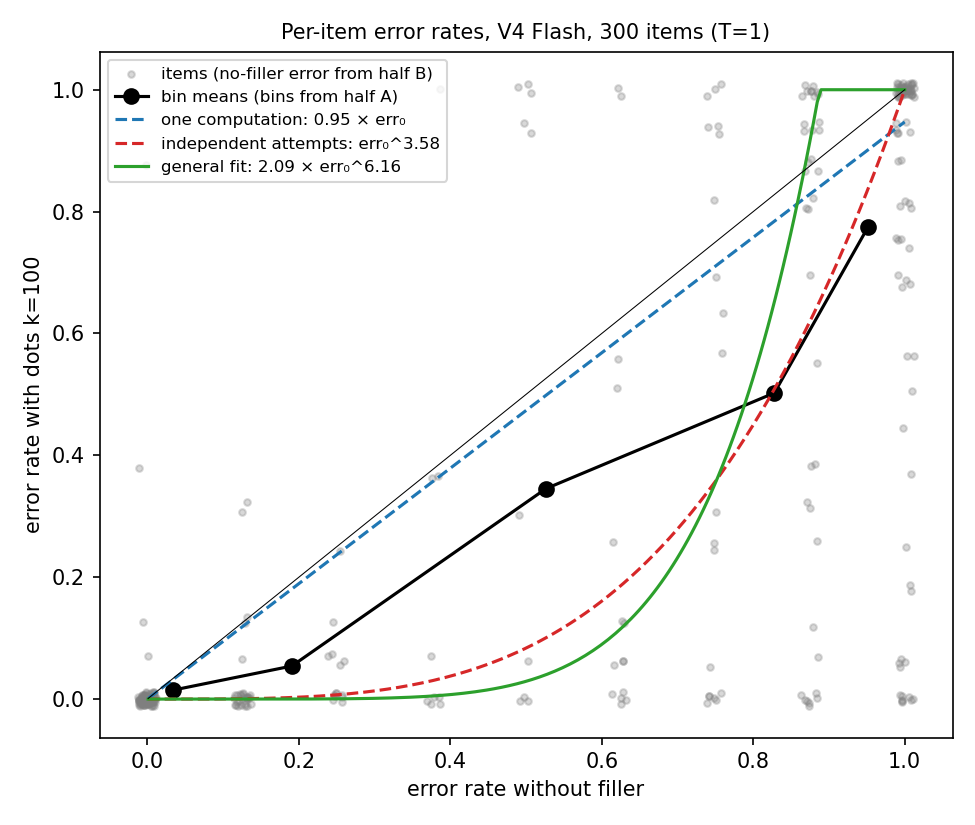

The script that saved this image:
"""Follow-up: independence test. err_filler = c * err_0^N across items (existing data, no API calls).

Run: python scripts/followup_independence.py
N independent attempts with recognition of a correct one predict err_filler ~ err_0^N
(log-log slope N > 1). One computation whose failure filler makes less likely predicts
err_filler ~ c * err_0 (slope 1).
Per-item rates from 16 samples are noisy, which would flatten a naive slope, so:
  (main) latent-variable binomial model: each item has a true no-filler error rate q with a
         nonparametric distribution (grid NPMLE from the no-filler counts); filler errors are
         Binomial(16, min(1, c*q^N)); (c, N) by maximum likelihood, CI by bootstrap over items.
         Uses every item, including those at 0% or 100%.
  (check) split-half instrumental-variable slope on log error rates, dropping items at 0% or
         100% in either condition.
Data: Phase 3 M=300 (16 samples at k=0 and at dots k=100, T=1) and the dose-response run.
Writes data/results/followup_independence.json and scripts/followup_independence.png.
"""
import json
from pathlib import Path

import matplotlib
matplotlib.use("Agg")
import matplotlib.pyplot as plt
import numpy as np
import pandas as pd
from scipy.optimize import minimize
from scipy.stats import binom, chi2

ROOT = Path(__file__).resolve().parents[1]
RES = ROOT / "data" / "results"
rng = np.random.default_rng(0)
GRID = np.linspace(0, 1, 201)
out = {}

p3 = pd.DataFrame(json.loads(l) for l in open(RES / "phase3_M300.jsonl"))
p3["err"] = ~p3.correct
k0 = p3[p3.cond == "k0_T1.0"]
cnt = lambda d: d.groupby("idx").err.agg(["sum", "size"])
e0, ef = cnt(k0), cnt(p3[p3.cond == "F_T1.0"])
e0a, e0b = cnt(k0[k0["sample"] < 8]), cnt(k0[k0["sample"] >= 8])


def npmle(e, n, iters=200):
    """Grid NPMLE of the distribution of per-item true error rates from binomial counts."""
    L = binom.pmf(e[:, None], n[:, None], GRID[None, :])
    pi = np.full(len(GRID), 1 / len(GRID))
    for _ in range(iters):
        post = L * pi
        post /= post.sum(1, keepdims=True)
        pi = post.mean(0)
    return pi, L


def loglik(theta, L0pi, ef_, nf_):
    logc, n_exp = theta
    h = np.clip(np.exp(logc) * GRID ** n_exp, 1e-9, 1 - 1e-9)[None, :]
    # binomial likelihood without the constant coefficient (it does not depend on the parameters)
    lf = ef_[:, None] * np.log(h) + (nf_ - ef_)[:, None] * np.log1p(-h)
    return float(np.log((L0pi * np.exp(lf)).sum(1) + 1e-300).sum())


def fit(e0_, n0_, ef_, nf_):
    pi, L0 = npmle(e0_, n0_)
    L0pi = L0 * pi
    best = max((minimize(lambda t: -loglik(t, L0pi, ef_, nf_), x0, method="Nelder-Mead", options={"xatol": 1e-3, "fatol": 1e-3}) for x0 in ([-0.3, 1], [0, 2])),
               key=lambda r: -r.fun)
    slope1 = minimize(lambda t: -loglik([t[0], 1.0], L0pi, ef_, nf_), [-0.3], method="Nelder-Mead")
    pure = minimize(lambda t: -loglik([0.0, t[0]], L0pi, ef_, nf_), [1.5], method="Nelder-Mead")
    return {"c": float(np.exp(best.x[0])), "N": float(best.x[1]), "ll": float(-best.fun),
            "slope1_c": float(np.exp(slope1.x[0])), "slope1_ll": float(-slope1.fun),
            "pure_N": float(pure.x[0]), "pure_ll": float(-pure.fun)}


def fit_with_ci(a, b, n_boot=300):
    """a, b: per-item (sum, size) frames for no filler and filler, same index."""
    arr = [a["sum"].values, a["size"].values, b["sum"].values, b["size"].values]
    r = fit(*arr)
    boots = []
    for _ in range(n_boot):
        i = rng.integers(0, len(a), len(a))
        boots.append(fit(*[x[i] for x in arr]))
    for key in ["N", "c", "pure_N", "slope1_c"]:
        v = [x[key] for x in boots]
        r[key + "_ci"] = [float(np.percentile(v, 2.5)), float(np.percentile(v, 97.5))]
    r["share_boot_N_above_1"] = float(np.mean([x["N"] > 1 for x in boots]))
    r["lr_p_slope1_vs_general"] = float(chi2.sf(2 * (r["ll"] - r["slope1_ll"]), 1))
    r["lr_p_pure_vs_general"] = float(chi2.sf(2 * (r["ll"] - r["pure_ll"]), 1))
    return r


def show(label, r):
    print(f"{label}\n  general: slope N = {r['N']:.2f} [{r['N_ci'][0]:.2f}, {r['N_ci'][1]:.2f}], c = {r['c']:.2f} [{r['c_ci'][0]:.2f}, {r['c_ci'][1]:.2f}]"
          f" | bootstrap share with N > 1: {r['share_boot_N_above_1']:.0%}")
    print(f"  slope fixed at 1 (err_f = c*err_0): c = {r['slope1_c']:.2f} [{r['slope1_c_ci'][0]:.2f}, {r['slope1_c_ci'][1]:.2f}], "
          f"log-lik {r['slope1_ll']:.1f} vs general {r['ll']:.1f} (LR p = {r['lr_p_slope1_vs_general']:.2g})")
    print(f"  pure attempts (err_f = err_0^N): N = {r['pure_N']:.2f} [{r['pure_N_ci'][0]:.2f}, {r['pure_N_ci'][1]:.2f}], "
          f"log-lik {r['pure_ll']:.1f} (LR p vs general = {r['lr_p_pure_vs_general']:.2g})")


print("=== main: latent-variable binomial model, dots k=100 vs no filler, all 300 items ===")
out["k100_all_items"] = fit_with_ci(e0, ef)
show("300 items, 16 + 16 samples", out["k100_all_items"])

# ---- check: split-half instrumental-variable slope on log error rates ----
print("\n=== check: split-half IV slope (x = log err on half A, instrument = half B) ===")
d = pd.DataFrame({"a": e0a["sum"], "b": e0b["sum"], "f": ef["sum"], "tot": e0["sum"]})
keep = d[(d.tot > 0) & (d.tot < 16) & (d.f > 0) & (d.f < 16)]


def iv(dd, smooth=0.5):
    xa, xb, y = np.log((dd.a + smooth) / (8 + 2 * smooth)), np.log((dd.b + smooth) / (8 + 2 * smooth)), np.log((dd.f + smooth) / (16 + 2 * smooth))
    return float(np.cov(y, xb)[0, 1] / np.cov(xa, xb)[0, 1]), float(np.polyfit(xa, y, 1)[0])


for label, dd in [("items not at 0% or 100% in either condition", keep), ("all items (smoothed logs)", d)]:
    s_iv, s_naive = iv(dd)
    b = np.array([iv(dd.iloc[rng.integers(0, len(dd), len(dd))])[0] for _ in range(2000)])
    out[f"iv|{label}"] = {"n": int(len(dd)), "iv_slope": s_iv, "ci": [float(np.percentile(b, 2.5)), float(np.percentile(b, 97.5))], "naive_slope": s_naive}
    print(f"{label}: n={len(dd)} | IV slope {s_iv:.2f} [{np.percentile(b, 2.5):.2f}, {np.percentile(b, 97.5):.2f}] | naive OLS slope {s_naive:.2f}")

# ---- what the data look like: bin by half A, read no-filler error on half B ----
print("\n=== binned view (bins from half A; no-filler error read from half B, so no selection bias) ===")
d["bin"] = pd.cut(d.a, [-1, 0, 2, 5, 7, 8], labels=["0/8", "1–2/8", "3–5/8", "6–7/8", "8/8"])
g = d.groupby("bin", observed=True).agg(n=("a", "size"), err0=("b", lambda s: s.mean() / 8), errf=("f", lambda s: s.mean() / 16),
                                        flipped=("f", lambda s: (s <= 4).mean()), stuck=("f", lambda s: (s >= 12).mean()))
r = out["k100_all_items"]
g["pred_general"] = np.clip(r["c"] * g.err0 ** r["N"], 0, 1)
g["pred_slope1"] = np.clip(r["slope1_c"] * g.err0, 0, 1)
g["pred_pure"] = g.err0 ** r["pure_N"]
g["ratio"] = g.errf / g.err0
print(g.round(3).to_string())
print("(flipped = share of items in the bin with filler error <= 25%; stuck = share with filler error >= 75%)")
out["bins"] = g.round(4).reset_index().astype({"bin": str}).to_dict("records")

# ---- slope of the MEAN relation, from the bin means (model-free) ----
def bin_slope(dd):
    gg = dd.groupby("bin", observed=True).agg(x=("b", lambda v: v.mean() / 8), y=("f", lambda v: v.mean() / 16), n=("a", "size"))
    gg = gg[(gg.x > 0) & (gg.y > 0)]
    return float(np.polyfit(np.log(gg.x), np.log(gg.y), 1, w=np.sqrt(gg.n))[0])


bs = np.array([bin_slope(d.iloc[rng.integers(0, len(d), len(d))]) for _ in range(2000)])
out["bin_mean_loglog_slope"] = {"slope": bin_slope(d), "ci": [float(np.percentile(bs, 2.5)), float(np.percentile(bs, 97.5))]}
print(f"\nlog-log slope through the five bin means: {bin_slope(d):.2f} [{np.percentile(bs, 2.5):.2f}, {np.percentile(bs, 97.5):.2f}]")
print("implied N per bin if err_f = err_0^N: " + ", ".join(f"{b_}: {np.log(y) / np.log(x):.1f}" for b_, x, y in zip(g.index, g.err0, g.errf)))
out["implied_N_per_bin"] = {str(b_): float(np.log(y) / np.log(x)) for b_, x, y in zip(g.index, g.err0, g.errf)}

# ---- predictive check: do the models reproduce the all-or-nothing split within items? ----
print("\n=== predictive check: share of items ending mostly right / in between / mostly wrong with filler ===")
pi, L0 = npmle(e0["sum"].values, e0["size"].values)
post = L0 * pi
post /= post.sum(1, keepdims=True)
obs_e = ef["sum"].values
grp = pd.cut(e0["sum"].values, [-1, 4, 11, 16], labels=["no-filler error <= 25%", "26-74%", ">= 75%"])
models = {"independent attempts": np.clip(GRID ** r["pure_N"], 0, 1), "one computation (slope 1)": np.clip(r["slope1_c"] * GRID, 0, 1),
          "general fit": np.clip(r["c"] * GRID ** r["N"], 0, 1)}
out["predictive_check"] = {}
for gname in grp.categories:
    m = np.asarray(grp == gname)
    o = obs_e[m]
    row = {"n": int(m.sum()), "observed": [float((o <= 4).mean()), float(((o > 4) & (o < 12)).mean()), float((o >= 12).mean())]}
    line = f"{gname:24s} n={m.sum():3d} | observed {row['observed'][0]:.0%} / {row['observed'][1]:.0%} / {row['observed'][2]:.0%}"
    for name, h in models.items():
        cdf4, cdf11 = binom.cdf(4, 16, h), binom.cdf(11, 16, h)
        pr = [float((post[m] @ cdf4).mean()), float((post[m] @ (cdf11 - cdf4)).mean()), float((post[m] @ (1 - cdf11)).mean())]
        row[name] = pr
        line += f" | {name}: {pr[0]:.0%} / {pr[1]:.0%} / {pr[2]:.0%}"
    out["predictive_check"][gname] = row
    print(line)

# ---- by filler length (219 items not at ceiling in both existing conditions) ----
print("\n=== by filler length (dose-response items only; the 81 excluded items had ~0 error at k=0 and k=100) ===")
dose = pd.DataFrame(json.loads(l) for l in open(RES / "followup_dose.jsonl"))
dose["err"] = ~dose.correct
sub = sorted(set(dose.idx))
for k in [10, 25, 50]:
    rk = fit_with_ci(e0.loc[sub], cnt(dose[dose.k == k]).loc[sub], n_boot=150)
    out[f"k{k}_dose_items"] = rk
    show(f"k={k}, {len(sub)} items", rk)
rk = fit_with_ci(e0.loc[sub], ef.loc[sub], n_boot=150)
out["k100_dose_items"] = rk
show(f"k=100, same {len(sub)} items", rk)
json.dump(out, open(RES / "followup_independence.json", "w"), indent=1)

fig, ax = plt.subplots(figsize=(6.5, 5.5))
jit = lambda v: v + rng.uniform(-0.012, 0.012, len(v))
ax.scatter(jit(d.b / 8), jit(d.f / 16), s=10, alpha=0.3, color="C7", label="items (no-filler error from half B)")
ax.plot(g.err0, g.errf, "ko-", ms=7, label="bin means (bins from half A)")
x = np.linspace(0.001, 1, 200)
ax.plot(x, np.clip(r["slope1_c"] * x, 0, 1), "C0--", label=f"one computation: {r['slope1_c']:.2f} × err₀")
ax.plot(x, x ** r["pure_N"], "C3--", label=f"independent attempts: err₀^{r['pure_N']:.2f}")
ax.plot(x, np.clip(r["c"] * x ** r["N"], 0, 1), "C2-", label=f"general fit: {r['c']:.2f} × err₀^{r['N']:.2f}")
ax.plot(x, x, color="k", lw=0.5)
ax.set_xlabel("error rate without filler")
ax.set_ylabel("error rate with dots k=100")
ax.set_title("Per-item error rates, V4 Flash, 300 items (T=1)", fontsize=10)
ax.legend(fontsize=8, loc="upper left")
fig.tight_layout()
fig.savefig(Path(__file__).parent / "followup_independence.png", dpi=150)
